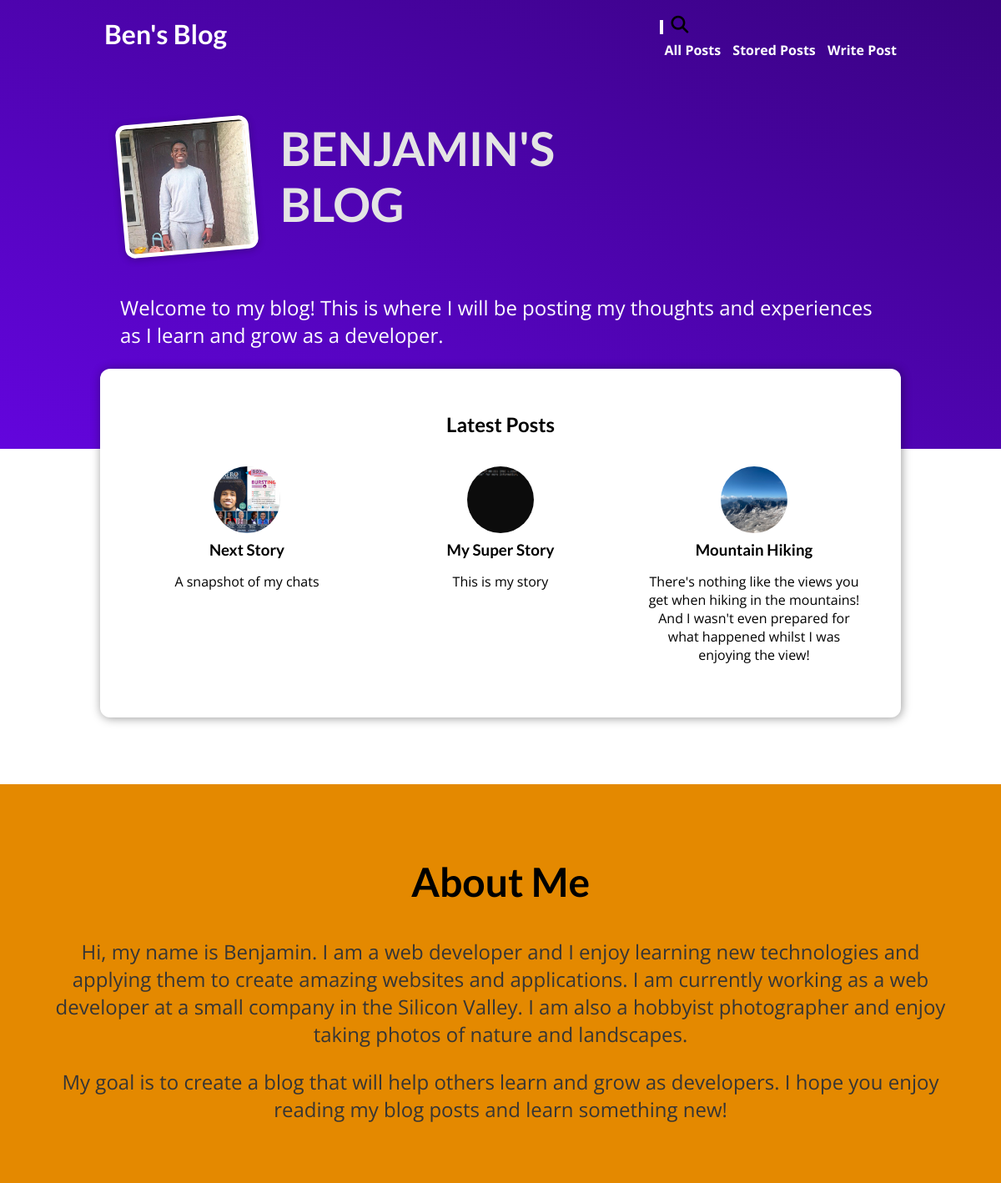
Page /blog/ on the earlier database version.
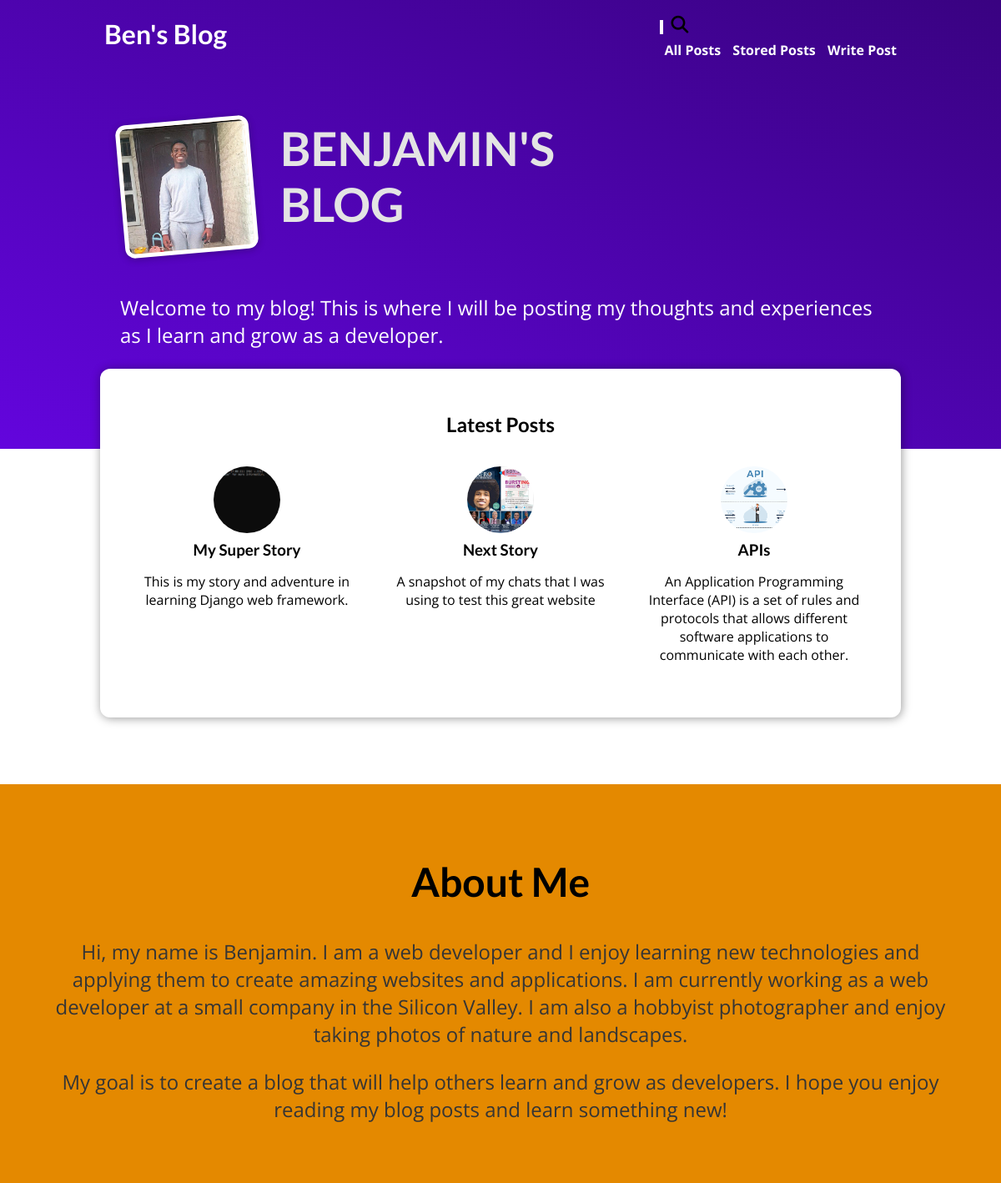
Same page on the later database version.
### blog/models.py (models this page shows, shortened)
class Post(models.Model):
    title = models.CharField(max_length=200)
    image_name = models.ImageField(upload_to='posts', null=True) # upload_to is the directory where the image will be saved, upload_to will handle file uploads
    excerpt = models.CharField(validators=[MinLengthValidator(50)], max_length=200)
    content = models.TextField(validators=[MinLengthValidator(50)])
    date = models.DateField(auto_now=True)
    slug = models.SlugField(max_length=200, unique=True, blank=True, null=False)
    author = models.ForeignKey(Author, on_delete=models.SET_NULL, null=True, related_name='posts') # one author can have many posts
    tag = models.ManyToManyField(Tag, related_name='tags') # one post can have many tags

### blog/views.py (the view)
# urls.py: path('', views.IndexView.as_view(), name='starting_page'), # or index
class IndexView(ListView):
    model = Post
    template_name = 'blog/index.html'
    context_object_name = 'posts'
    ordering = ['-date']
    def get_queryset(self):
        query_set = super().get_queryset()
        return query_set[:3]

### blog/templates/blog/index.html (shortened to what this page needs)
{% extends 'base.html' %}
{% load static %}
{% block css_files %}
    <link rel="stylesheet" href="{% static 'blog/includes/post.css' %}">
    <link rel="stylesheet" href="{% static 'blog/index.css' %}">
{% endblock %}
{% block content %}
    <section id="welcome">
        <header>
            <img src="{% static 'blog/images/ben.jpg' %}" alt="The Author of This Blog">
            <h2>BENJAMIN'S BLOG</h2>
        </header>
        <p>Welcome to my blog! This is where I will be posting my thoughts and experiences as I learn and grow as a developer.</p>
    </section>
    <section id="latest-posts">
        <h2>Latest Posts</h2>
        <ul>
            {% for post in posts %}
                {% include "blog/includes/post.html" with post=post %}
            {% endfor %}
        </ul>
    </section>
   <section id="about">
       <h2>About Me</h2>
       <p>Hi, my name is Benjamin. I am a web developer and I enjoy learning new technologies and applying them to create amazing websites and applications. I am currently working as a web developer at a small company in the Silicon Valley. I am also a hobbyist photographer and enjoy taking photos of nature and landscapes.</p>
       <p>My goal is to create a blog that will help others learn and grow as developers. I hope you enjoy reading my blog posts and learn something new!</p>
   </section>
{% endblock %}

### blog/templates/blog/includes/post.html
<li>
    <article class="post">
        <a href="{% url 'post_detail_page' post.slug %}">
            <img src=" {{ post.image_name.url }}" alt="{{post.title}}">
            <div class="post-content">
                <h3>{{ post.title }}</h3>
                <p>{{post.excerpt}} </p>
            </div>
        </a>
    </article>
</li>

Differences in the rows shown:
no longer on this page (row unchanged): Post: image_name (picture), title "Mountain Hiking", excerpt "There's nothing like the views you get when hiking in the mountains! And I wasn't even prepared for what happened whilst I was enjoying the view!"
changed Post "My Super Story": excerpt "This is my story" → "This is my story and adventure in learning Django web framework."; moves up the list
changed Post "Next Story": excerpt "A snapshot of my chats" → "A snapshot of my chats that I was using to test this great website"
added Post: image_name (picture), title "APIs", excerpt "An Application Programming Interface (API) is a set of rules and protocols that allows different software applications to communicate with each other."
